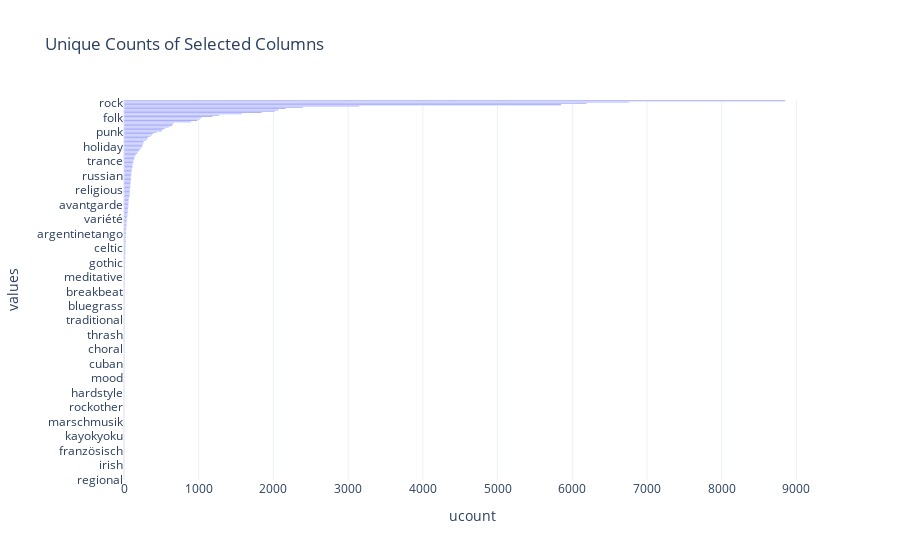

The code cell stored with this chart in its notebook:
### Code cell
df_temp = (
    raw_music.genre
    .value_counts()
    .reset_index()
    .set_axis(['values', 'ucount'], 'columns')
    .assign(column='genre')
)

display(df_temp.head(5))

fig = px.bar(df_temp.sort_values('ucount', ascending=True), x='ucount', y='values', title='Unique Counts of Selected Columns', template='plotly_white').show()

### Figure 1 — Plotly figure (JSON) as saved in the notebook; plotly's stock layout.template omitted (floating-point values rounded to 4 significant figures; data arrays with more than 128 entries replaced by an {"elided": "..."} marker saying what was removed)
{"data": [{"alignmentgroup": "True", "hovertemplate": "ucount=%{x}<br>values=%{y}<extra></extra>", "legendgroup": "", "marker": {"color": "#636efa", "pattern": {"shape": ""}}, "name": "", "offsetgroup": "", "orientation": "h", "showlegend": false, "textposition": "auto", "type": "bar", "x": {"elided": "289 int values"}, "xaxis": "x", "y": {"elided": "289 str values"}, "yaxis": "y"}], "layout": {"barmode": "relative", "legend": {"tracegroupgap": 0}, "title": {"text": "Unique Counts of Selected Columns"}, "xaxis": {"anchor": "y", "domain": [0, 1], "title": {"text": "ucount"}}, "yaxis": {"anchor": "x", "domain": [0, 1], "title": {"text": "values"}}}}
